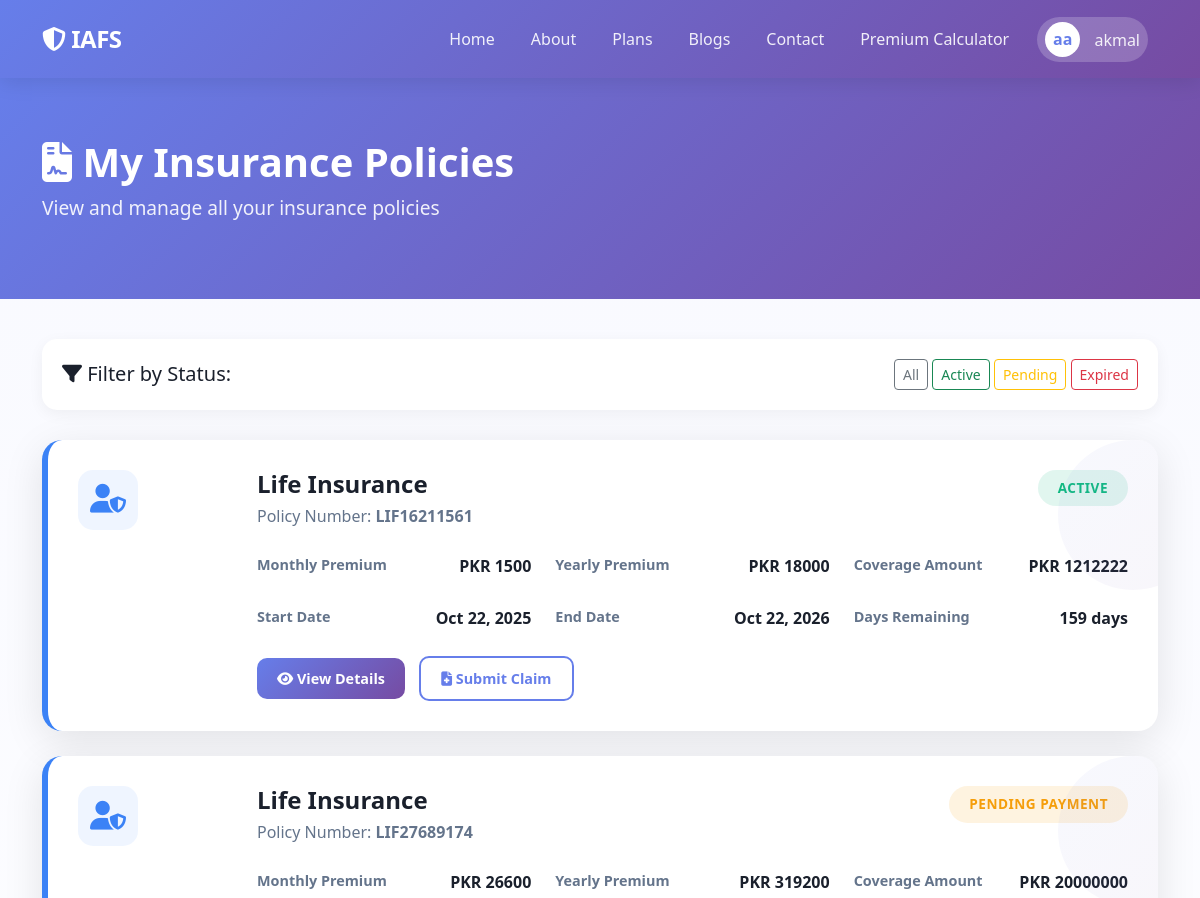
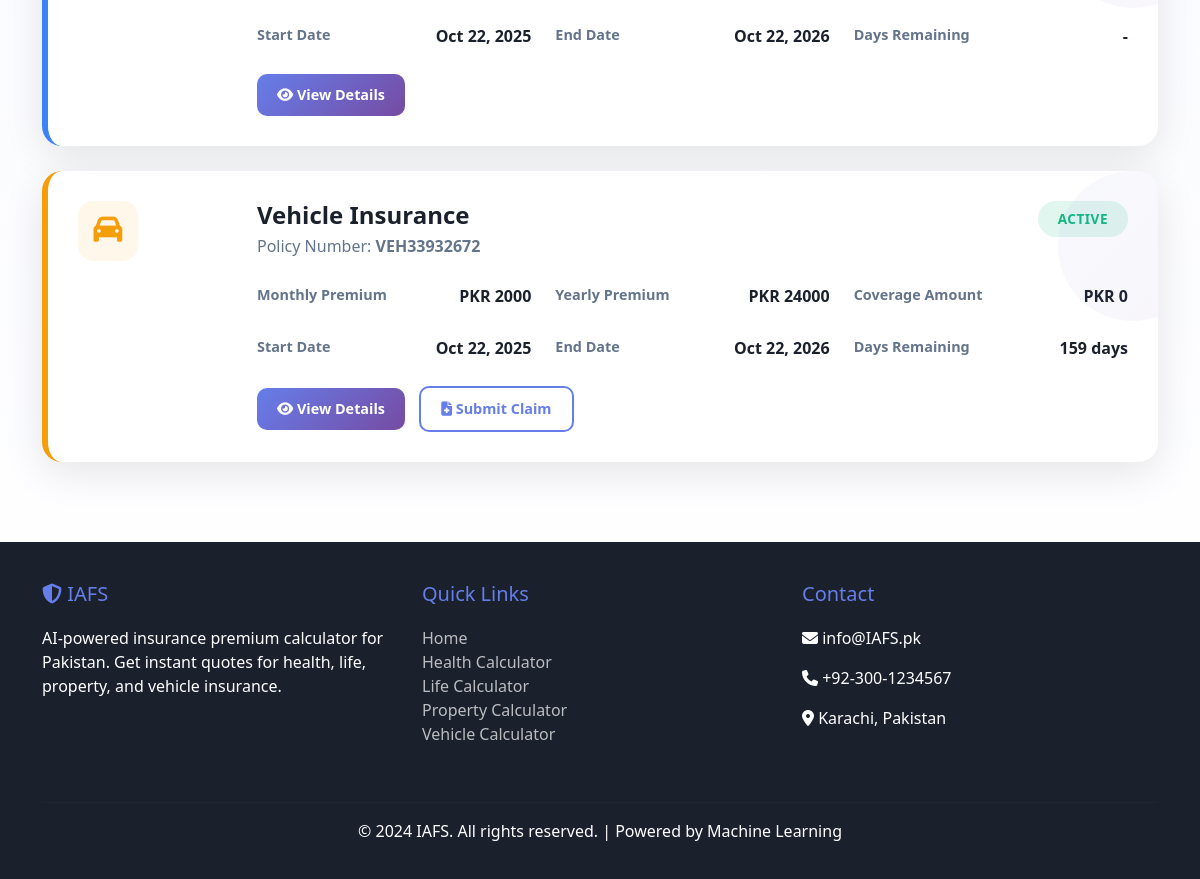
The page /my-policies/ (signed in) on the database its author committed (2 pictures, top to bottom).
### calculator/models.py (models this page shows, shortened)
class Policy(models.Model):
    INSURANCE_TYPES = [
        ('health', 'Health Insurance'),
        ('life', 'Life Insurance'),
        ('property', 'Property Insurance'),
        ('vehicle', 'Vehicle Insurance'),
    ]
    STATUS_CHOICES = [
        ('pending', 'Pending Payment'),
        ('active', 'Active'),
        ('expired', 'Expired'),
        ('cancelled', 'Cancelled'),
    ]
    policy_number = models.CharField(max_length=20, unique=True, editable=False)
    user = models.ForeignKey(User, on_delete=models.CASCADE, related_name='policies')
    insurance_type = models.CharField(max_length=20, choices=INSURANCE_TYPES)
    monthly_premium = models.DecimalField(max_digits=10, decimal_places=2)
    yearly_premium = models.DecimalField(max_digits=10, decimal_places=2)
    coverage_amount = models.DecimalField(max_digits=12, decimal_places=2)
    start_date = models.DateField()
    end_date = models.DateField()
    status = models.CharField(max_length=20, choices=STATUS_CHOICES, default='pending')
    policy_data = models.JSONField()  # Store all input data
    created_at = models.DateTimeField(auto_now_add=True)
    updated_at = models.DateTimeField(auto_now=True)
    class Meta:
        ordering = ['-created_at']
        verbose_name_plural = 'Policies'
    @property
    def is_active(self):
        return self.status == 'active' and self.end_date >= timezone.now().date()
    @property
    def days_remaining(self):
        if self.is_active:
            delta = self.end_date - timezone.now().date()
            return delta.days
        return 0

### calculator/views.py (the view)
# urls.py: path('my-policies/', views.my_policies, name='my_policies'),
@login_required
def my_policies(request):
    policies = Policy.objects.filter(user=request.user)
    status_filter = request.GET.get('status')
    if status_filter:
        policies = policies.filter(status=status_filter)
    context = {
        'policies': policies,
        'status_filter': status_filter,
    }
    return render(request, 'calculator/dashboard/my_policies.html', context)

### calculator/templates/calculator/dashboard/my_policies.html (shortened to what this page needs)
{% extends 'calculator/base.html' %}
{% block content %}
<section class="policies-hero">
    <div class="container">
        <h1 class="text-white" style="font-weight: 800;">
            <i class="fas fa-file-contract"></i> My Insurance Policies
        </h1>
        <p class="text-white" style="font-size: 1.2rem; opacity: 0.9;">
            View and manage all your insurance policies
        </p>
    </div>
</section>
<div class="container" style="margin-top: 40px; margin-bottom: 80px;">
    <div class="filter-bar">
        <div class="row align-items-center">
            <div class="col-md-8">
                <h5 style="margin: 0; color: #1a202c;">
                    <i class="fas fa-filter"></i> Filter by Status:
                </h5>
            </div>
            <div class="col-md-4 text-end">
                <a href="{% url 'my_policies' %}" class="btn btn-sm btn-outline-secondary">All</a>
                <a href="?status=active" class="btn btn-sm btn-outline-success">Active</a>
                <a href="?status=pending" class="btn btn-sm btn-outline-warning">Pending</a>
                <a href="?status=expired" class="btn btn-sm btn-outline-danger">Expired</a>
            </div>
        </div>
    </div>
    {% if policies %}
        {% for policy in policies %}
        <div class="policy-card {{ policy.insurance_type }}">
            <div class="row">
                <div class="col-md-2 text-center">
                    <div class="policy-icon {{ policy.insurance_type }}">
                        <i class="fas fa-{% if policy.insurance_type == 'health' %}heartbeat{% elif policy.insurance_type == 'life' %}user-shield{% elif policy.insurance_type == 'property' %}home{% else %}car{% endif %}"></i>
                    </div>
                </div>
                <div class="col-md-10">
                    <div class="d-flex justify-content-between align-items-start mb-3">
                        <div>
                            <h4 style="color: #1a202c; font-weight: 800; margin-bottom: 5px;">
                                {{ policy.get_insurance_type_display }}
                            </h4>
                            <p style="color: #64748b; margin: 0;">
                                Policy Number: <strong>{{ policy.policy_number }}</strong>
                            </p>
                        </div>
                        <span class="badge-status badge-{{ policy.status }}">
                            {{ policy.get_status_display }}
                        </span>
                    </div>
                    <div class="policy-detail">
                        <div class="row">
                            <div class="col-md-4">
                                <div class="policy-detail-item">
                                    <span class="detail-label">Monthly Premium</span>
                                    <span class="detail-value">PKR {{ policy.monthly_premium|floatformat:0 }}</span>
                                </div>
                            </div>
                            <div class="col-md-4">
                                <div class="policy-detail-item">
                                    <span class="detail-label">Yearly Premium</span>
                                    <span class="detail-value">PKR {{ policy.yearly_premium|floatformat:0 }}</span>
                                </div>
                            </div>
                            <div class="col-md-4">
                                <div class="policy-detail-item">
                                    <span class="detail-label">Coverage Amount</span>
                                    <span class="detail-value">PKR {{ policy.coverage_amount|floatformat:0 }}</span>
                                </div>
                            </div>
                        </div>
                        <div class="row mt-2">
                            <div class="col-md-4">
                                <div class="policy-detail-item">
                                    <span class="detail-label">Start Date</span>
                                    <span class="detail-value">{{ policy.start_date|date:"M d, Y" }}</span>
                                </div>
                            </div>
                            <div class="col-md-4">
                                <div class="policy-detail-item">
                                    <span class="detail-label">End Date</span>
                                    <span class="detail-value">{{ policy.end_date|date:"M d, Y" }}</span>
                                </div>
                            </div>
                            <div class="col-md-4">
                                <div class="policy-detail-item">
                                    <span class="detail-label">Days Remaining</span>
                                    <span class="detail-value">
                                        {% if policy.is_active %}
                                            {{ policy.days_remaining }} days
                                        {% else %}
                                            -
                                        {% endif %}
                                    </span>
                                </div>
                            </div>
                        </div>
                    </div>
                    <div class="mt-3">
                        <a href="{% url 'policy_detail' policy.id %}" class="btn btn-action btn-view">
                            <i class="fas fa-eye"></i> View Details
                        </a>
                        {% if policy.status == 'active' %}
                        <a href="{% url 'submit_claim' policy.id %}" class="btn btn-action btn-claim">
                            <i class="fas fa-file-medical"></i> Submit Claim
                        </a>
                        {% endif %}
                    </div>
                </div>
            </div>
        </div>
        {% endfor %}
    {% endif %}
</div>
{% endblock %}

### calculator/templates/calculator/base.html (shortened to what this page needs)
{% load static %}
<!DOCTYPE html>
<html lang="en">
<head>
    <link href="https://cdn.jsdelivr.net/npm/bootstrap@5.3.0/dist/css/bootstrap.min.css" rel="stylesheet">
    <link rel="stylesheet" href="https://cdnjs.cloudflare.com/ajax/libs/font-awesome/6.4.0/css/all.min.css">
</head>
<body>
    <nav class="navbar navbar-expand-lg navbar-dark">
        <div class="container">
            <a class="navbar-brand" href="{% url 'index' %}">
                <i class="fas fa-shield-alt"></i> IAFS
            </a>
            <div class="collapse navbar-collapse" id="navbarNav">
                <ul class="navbar-nav ms-auto align-items-center">
                    <li class="nav-item">
                        <a class="nav-link" href="{% url 'index' %}">
                             Home
                        </a>
                    </li>
                    <li class="nav-item">
                        <a class="nav-link" href="{% url 'about' %}">
                            About
                        </a>
                    </li>
                    <li class="nav-item">
                        <a class="nav-link" href="{% url 'plans' %}">
                             Plans
                        </a>
                    </li>
                    <li class="nav-item">
                        <a class="nav-link" href="{% url 'blog_list' %}">
                          Blogs
                        </a>
                    </li>
                    <li class="nav-item">
                        <a class="nav-link" href="{% url 'contact' %}">
                             Contact
                        </a>
                    </li>
                    <li class="nav-item">
                        <a class="nav-link" href="{% url 'home' %}">
                             Premium Calculator
                        </a>
                    </li>
                    {% if user.is_authenticated %}
                    <li class="nav-item dropdown">
                        <a class="nav-link user-dropdown" href="#" id="userDropdown" role="button" data-bs-toggle="dropdown">
                            <span class="user-avatar">
                                {% if user.first_name %}
                                    {{ user.first_name.0 }}{{ user.last_name.0 }}
                                {% else %}
                                    {{ user.username.0|upper }}
                                {% endif %}
                            </span>
                            <span>{{ user.first_name|default:user.username }}</span>
                        </a>
                    </li>
                    {% endif %}
                </ul>
            </div>
        </div>
    </nav>
    {% block content %}{% endblock %}
    <footer class="footer">
        <div class="container">
            <div class="row">
                <div class="col-md-4 mb-4">
                    <h5><i class="fas fa-shield-alt"></i>  IAFS</h5>
                    <p>AI-powered insurance premium calculator for Pakistan. Get instant quotes for health, life, property, and vehicle insurance.</p>
                </div>
                <div class="col-md-4 mb-4">
                    <h5>Quick Links</h5>
                    <ul class="list-unstyled">
                        <li><a href="{% url 'home' %}">Home</a></li>
                        <li><a href="{% url 'health_calculator' %}">Health Calculator</a></li>
                        <li><a href="{% url 'life_calculator' %}">Life Calculator</a></li>
                        <li><a href="{% url 'property_calculator' %}">Property Calculator</a></li>
                        <li><a href="{% url 'vehicle_calculator' %}">Vehicle Calculator</a></li>
                    </ul>
                </div>
                <div class="col-md-4 mb-4">
                    <h5>Contact</h5>
                    <p><i class="fas fa-envelope"></i> info@IAFS.pk</p>
                    <p><i class="fas fa-phone"></i> +92-300-1234567</p>
                    <p><i class="fas fa-map-marker-alt"></i> Karachi, Pakistan</p>
                </div>
            </div>
            <hr style="border-color: rgba(255,255,255,0.1)">
            <div class="text-center">
                <p>&copy; 2024  IAFS. All rights reserved. | Powered by Machine Learning</p>
            </div>
        </div>
    </footer>
</body>
</html>

### calculator/templates/calculator/base.html (style rules this page uses)
:root { --primary-gradient: linear-gradient(135deg, #667eea 0%, #764ba2 100%); --secondary-gradient: linear-gradient(135deg, #f093fb 0%, #f5576c 100%); --success-gradient: linear-gradient(135deg, #4facfe 0%, #00f2fe 100%); --card-shadow: 0 10px 40px rgba(0, 0, 0, 0.1); --card-shadow-hover: 0 20px 60px rgba(0, 0, 0, 0.15); }
body { font-family: 'Segoe UI', Tahoma, Geneva, Verdana, sans-serif; background: linear-gradient(180deg, #f8f9ff 0%, #ffffff 100%); min-height: 100vh; }
.navbar { background: var(--primary-gradient); box-shadow: 0 4px 20px rgba(0, 0, 0, 0.1); padding: 1rem 0; }
.navbar-brand { font-weight: 800; font-size: 1.5rem; color: white !important; letter-spacing: -0.5px; }
.navbar-nav .nav-link { color: rgba(255, 255, 255, 0.9) !important; font-weight: 500; margin: 0 10px; transition: all 0.3s ease; position: relative; }
.navbar-nav .nav-link::after { content: ''; position: absolute; bottom: 0; left: 50%; width: 0; height: 2px; background: white; transition: all 0.3s ease; transform: translateX(-50%); }
.user-dropdown { background: rgba(255, 255, 255, 0.2); border-radius: 50px; padding: 5px 15px 5px 5px; cursor: pointer; transition: all 0.3s ease; }
.user-avatar { width: 35px; height: 35px; border-radius: 50%; background: white; display: inline-flex; align-items: center; justify-content: center; margin-right: 10px; color: #667eea; font-weight: 700; }
.footer { background: #1a202c; color: white; padding: 40px 0 20px; margin-top: 80px; }
.footer h5 { color: #667eea; margin-bottom: 20px; }
.footer a { color: rgba(255, 255, 255, 0.7); text-decoration: none; transition: color 0.3s; }
body { background-color: rgb(166, 166, 236); }

### calculator/templates/calculator/dashboard/my_policies.html (style rules this page uses)
.policies-hero { background: var(--primary-gradient); padding: 60px 0; }
.filter-bar { background: white; border-radius: 15px; padding: 20px; box-shadow: 0 4px 15px rgba(0, 0, 0, 0.05); margin-bottom: 30px; }
.policy-card { background: white; border-radius: 20px; padding: 30px; box-shadow: var(--card-shadow); margin-bottom: 25px; transition: all 0.3s ease; border-left: 6px solid; position: relative; overflow: hidden; }
.policy-card::before { content: ''; position: absolute; top: 0; right: -50px; width: 150px; height: 150px; background: var(--primary-gradient); opacity: 0.05; border-radius: 50%; }
.policy-card.life { border-color: #3b82f6; }
.policy-card.vehicle { border-color: #f59e0b; }
.policy-icon { width: 60px; height: 60px; border-radius: 15px; display: flex; align-items: center; justify-content: center; font-size: 1.8rem; margin-bottom: 15px; }
.policy-icon.life { background: #3b82f615; color: #3b82f6; }
.policy-icon.vehicle { background: #f59e0b15; color: #f59e0b; }
.badge-status { padding: 8px 20px; border-radius: 20px; font-size: 0.85rem; font-weight: 700; text-transform: uppercase; letter-spacing: 0.5px; }
.badge-active { background: #10b98120; color: #10b981; }
.badge-pending { background: #f59e0b20; color: #f59e0b; }
.policy-detail { margin: 15px 0; }
.policy-detail-item { display: flex; justify-content: space-between; padding: 10px 0; border-bottom: 1px solid #e2e8f0; }
.policy-detail-item:last-child { border-bottom: none; }
.detail-label { color: #64748b; font-weight: 600; font-size: 0.9rem; }
.detail-value { color: #1a202c; font-weight: 700; }
.btn-action { padding: 10px 20px; border-radius: 10px; font-weight: 600; transition: all 0.3s ease; margin-right: 10px; font-size: 0.9rem; }
.btn-view { background: var(--primary-gradient); color: white; border: none; }
.btn-claim { background: white; color: #667eea; border: 2px solid #667eea; }

### rows shown on the page
Policy: insurance_type "Life Insurance", policy_number "LIF16211561", status "ACTIVE", monthly_premium "1500", yearly_premium "18000", coverage_amount "1212222", start_date "Oct 22, 2025", end_date "Oct 22, 2026", days_remaining "159", shows "Submit Claim"
Policy: insurance_type "Life Insurance", policy_number "LIF27689174", status "PENDING PAYMENT", monthly_premium "26600", yearly_premium "319200", coverage_amount "20000000", start_date "Oct 22, 2025", end_date "Oct 22, 2026"
Policy: insurance_type "Vehicle Insurance", policy_number "VEH33932672", status "ACTIVE", monthly_premium "2000", yearly_premium "24000", coverage_amount "0", start_date "Oct 22, 2025", end_date "Oct 22, 2026", days_remaining "159", shows "Submit Claim"

### other values the page prints
{{ user.first_name.0 }} "a"
{{ user.last_name.0 }} "a"
{{ user.first_name|default:user.username }} "akmal"
